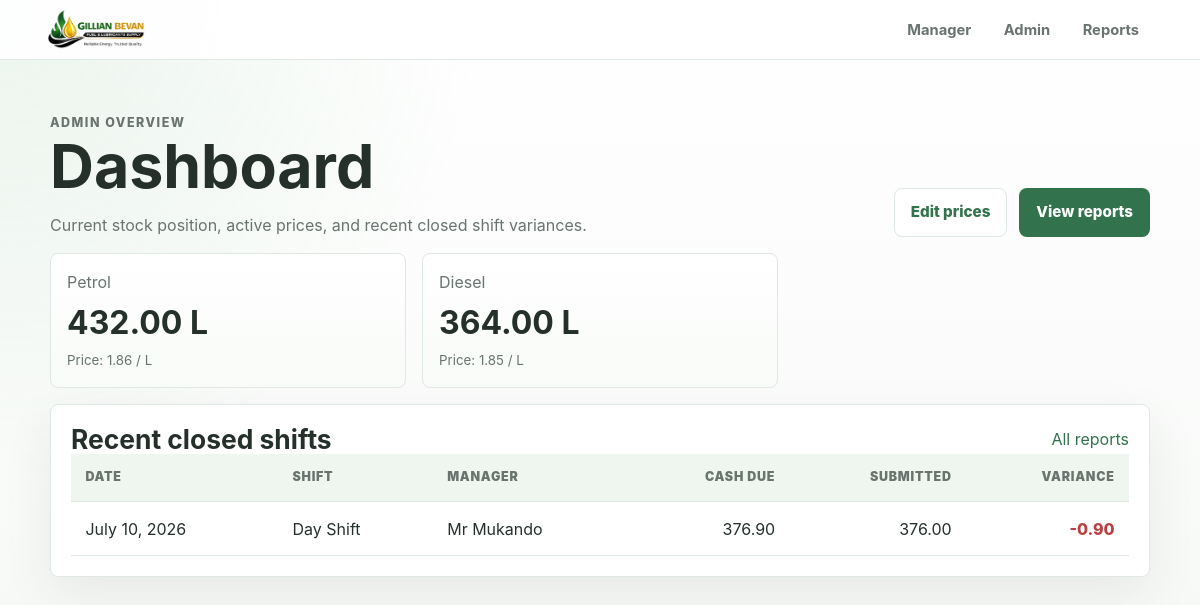
/admin-dashboard/ (signed in), run on the app's committed database.
### main/models.py (models this page shows, shortened)
class Product(models.Model):
    name = models.CharField(max_length=50, unique=True)  # 'Petrol', 'Diesel'
    unit = models.CharField(max_length=10, default="litres")
    @property
    def current_price(self):
        return (
            self.prices.filter(effective_from__lte=models.functions.Now())
            .order_by("-effective_from")
            .first()
        )

class FuelPrice(models.Model):
    product = models.ForeignKey(Product, on_delete=models.CASCADE, related_name="prices")
    price_per_litre = models.DecimalField(max_digits=10, decimal_places=2,
                                           validators=[MinValueValidator(0)])
    effective_from = models.DateTimeField(auto_now_add=True)
    set_by = models.ForeignKey(User, on_delete=models.SET_NULL, null=True)  # Admin user
    class Meta:
        ordering = ["-effective_from"]

class Shift(models.Model):
    SHIFT_TYPE_CHOICES = [
        ("day", "Day Shift"),
        ("night", "Night Shift"),
    ]
    STATUS_CHOICES = [
        ("open", "Open"),
        ("closed", "Closed"),
    ]
    shift_date = models.DateField()
    shift_type = models.CharField(max_length=10, choices=SHIFT_TYPE_CHOICES)
    manager = models.ForeignKey(Manager, on_delete=models.PROTECT, related_name="shifts")
    status = models.CharField(max_length=10, choices=STATUS_CHOICES, default="open")
    cash_submitted = models.DecimalField(max_digits=12, decimal_places=2,
                                          null=True, blank=True)
    opened_at = models.DateTimeField(auto_now_add=True)
    closed_at = models.DateTimeField(null=True, blank=True)
    class Meta:
        unique_together = ("shift_date", "shift_type")
        ordering = ["-shift_date", "shift_type"]
    @property
    def cash_due_total(self):
        return sum((r.cash_due for r in self.meter_readings.all()), start=0)
    @property
    def variance(self):
        if self.cash_submitted is None:
            return None
        return self.cash_submitted - self.cash_due_total

class Manager(models.Model):
    name = models.CharField(max_length=100, unique=True)
    active = models.BooleanField(default=True)
    created_at = models.DateTimeField(auto_now_add=True)
    class Meta:
        ordering = ["name"]
    def __str__(self):
        return self.name

class MeterReading(models.Model):
    shift = models.ForeignKey(Shift, on_delete=models.CASCADE, related_name="meter_readings")
    pump = models.ForeignKey(Pump, on_delete=models.PROTECT, related_name="readings")
    opening_reading = models.DecimalField(max_digits=12, decimal_places=2)
    closing_reading = models.DecimalField(max_digits=12, decimal_places=2)
    price_snapshot = models.DecimalField(max_digits=10, decimal_places=2)
    created_at = models.DateTimeField(auto_now_add=True)
    class Meta:
        unique_together = ("shift", "pump")
    @property
    def litres_sold(self):
        return self.closing_reading - self.opening_reading
    @property
    def cash_due(self):
        return self.litres_sold * self.price_snapshot

### main/views.py (the view)
# urls.py: path("admin-dashboard/", views.dashboard, name="dashboard"),
@login_required
def dashboard(request):
    stock_data = []
    for product in Product.objects.all():
        latest_snapshot = (
            TankSnapshot.objects
            .filter(product=product)
            .order_by("-shift__shift_date", "-shift__shift_type")
            .first()
        )
        current_price = product.current_price
        stock_data.append({
            "product": product,
            "tank_balance": latest_snapshot.closing_balance if latest_snapshot else None,
            "price": current_price.price_per_litre if current_price else None,
        })
    recent_shifts = (
        Shift.objects.filter(status="closed")
        .select_related("manager")
        .order_by("-shift_date", "-shift_type")[:14]
    )
    return render(request, "main/admin/dashboard.html", {
        "stock_data": stock_data,
        "recent_shifts": recent_shifts,
    })

### main/models.py (called while the page is built)
    @property
    def closing_balance(self):
        return self.opening_balance + self.fuel_received + self.fuel_returned - self.fuel_sold

### main/templates/main/admin/dashboard.html (shortened to what this page needs)
{% extends 'main/layout.html' %}
{% block content %}
<section class="screen-header">
    <div>
        <p class="section-kicker">Admin overview</p>
        <h1>Dashboard</h1>
        <p>Current stock position, active prices, and recent closed shift variances.</p>
    </div>
    <div class="header-actions">
        <a class="button button-secondary" href="{% url 'main:price_edit' %}">Edit prices</a>
        <a class="button button-primary" href="{% url 'main:reports' %}">View reports</a>
    </div>
</section>
<section class="metric-grid">
    {% for item in stock_data %}
        <article class="metric-card">
            <span>{{ item.product.name }}</span>
            <strong>
                {% if item.tank_balance is not None %}
                    {{ item.tank_balance|floatformat:2 }} L
                {% else %}
                    No snapshot
                {% endif %}
            </strong>
            <small>
                Price:
                {% if item.price is not None %}
                    {{ item.price|floatformat:2 }} / L
                {% else %}
                    Not set
                {% endif %}
            </small>
        </article>
    {% empty %}
        <p class="empty-state">No products are configured.</p>
    {% endfor %}
</section>
<section class="detail-panel">
    <div class="panel-heading-row">
        <h2>Recent closed shifts</h2>
        <a href="{% url 'main:reports' %}">All reports</a>
    </div>
    <div class="table-wrap">
        <table>
            <thead>
                <tr>
                    <th>Date</th>
                    <th>Shift</th>
                    <th>Manager</th>
                    <th class="number">Cash due</th>
                    <th class="number">Submitted</th>
                    <th class="number">Variance</th>
                </tr>
            </thead>
            <tbody>
                {% for shift in recent_shifts %}
                    <tr>
                        <td>{{ shift.shift_date }}</td>
                        <td>{{ shift.get_shift_type_display }}</td>
                        <td>{{ shift.manager }}</td>
                        <td class="number">{{ shift.cash_due_total|floatformat:2 }}</td>
                        <td class="number">{{ shift.cash_submitted|floatformat:2 }}</td>
                        <td class="number {% if shift.variance < 0 %}text-danger{% elif shift.variance > 0 %}text-success{% endif %}">
                            {{ shift.variance|floatformat:2 }}
                        </td>
                    </tr>
                {% empty %}
                    <tr>
                        <td colspan="6" class="empty-state">No closed shifts yet.</td>
                    </tr>
                {% endfor %}
            </tbody>
        </table>
    </div>
</section>
{% endblock %}

### main/templates/main/layout.html (shortened to what this page needs)
{% load static %}
<!DOCTYPE html>
<html lang="en">
<head>
    <link rel="stylesheet" href="{% static 'css/main.css' %}">
</head>
<body>
    <header class="site-header">
        <a class="brand" href="{% url 'main:index' %}" aria-label="Gillian Bevan Fuel Tracker home">
            <img class="brand-logo" src="{% static 'img/logo.png' %}" width="180" height="62" alt="Gillian Bevan Fuel &amp; Lubricants Supply">
        </a>
        <nav class="site-nav" aria-label="Primary navigation">
            <a href="{% url 'main:shift_start' %}">Manager</a>
            <a href="{% url 'main:dashboard' %}">Admin</a>
            <a href="{% url 'main:reports' %}">Reports</a>
        </nav>
    </header>
    <main class="page-shell">
        {% block content %}
        {% endblock %}
    </main>
</body>
</html>

### static/static_files/css/main.css (style rules this page uses)
:root { --color-bg: #f7f9f7; --color-surface: #ffffff; --color-surface-soft: #eef6ef; --color-text: #25302b; --color-muted: #69746f; --color-border: #dfe8e2; --color-green: #76b985; --color-green-dark: #32724c; --color-yellow: #fff2ad; --color-yellow-dark: #d6a936; --color-gray: #c8cacc; --color-danger: #b94040; --color-success: #2f7b50; --shadow-soft: 0 18px 50px rgba(37, 48, 43, 0.08); --radius: 8px; }
* { box-sizing: border-box; }
html { min-width: 320px; }
body { margin: 0; background: radial-gradient(circle at top left, rgba(118, 185, 133, 0.14), transparent 30rem), linear-gradient(180deg, #ffffff 0%, var(--color-bg) 100%); color: var(--color-text); font-family: -apple-system, BlinkMacSystemFont, "Segoe UI", Roboto, Oxygen, Ubuntu, Cantarell, "Open Sans", "Helvetica Neue", sans-serif; font-size: 16px; line-height: 1.5; }
a { color: var(--color-green-dark); text-decoration: none; }
.site-header { align-items: center; background: rgba(255, 255, 255, 0.92); border-bottom: 1px solid var(--color-border); display: flex; gap: 1.5rem; justify-content: space-between; padding: 0.55rem clamp(1rem, 4vw, 3rem); position: sticky; top: 0; z-index: 10; }
.brand { align-items: center; color: var(--color-text); display: inline-flex; gap: 0.8rem; min-width: 0; }
.brand-logo { display: block; height: 2.4rem; max-width: min(11rem, 52vw); object-fit: contain; width: auto; }
.site-nav { align-items: center; display: flex; flex-wrap: wrap; gap: 0.4rem; justify-content: flex-end; }
.site-nav a { border: 1px solid transparent; border-radius: var(--radius); color: var(--color-muted); font-size: 0.92rem; font-weight: 700; padding: 0.55rem 0.75rem; }
.page-shell { margin: 0 auto; max-width: 1180px; padding: clamp(1rem, 4vw, 2.5rem); }
.hero-panel, .narrow-panel, .detail-panel, .form-panel, .filter-bar { background: rgba(255, 255, 255, 0.95); border: 1px solid var(--color-border); border-radius: var(--radius); box-shadow: var(--shadow-soft); }
.section-kicker { color: var(--color-yellow-dark); font-size: 0.78rem; font-weight: 800; letter-spacing: 0.12em; margin: 0 0 0.65rem; text-transform: uppercase; }
h1, h2 { line-height: 1.1; margin: 0; }
h1 { font-size: clamp(2rem, 6vw, 3.8rem); }
h2 { font-size: clamp(1.25rem, 3vw, 1.65rem); }
.lead, .panel-heading p, .screen-header p { color: var(--color-muted); margin: 0.85rem 0 0; max-width: 46rem; }
.status-card, .quick-link, .metric-card, .summary-strip { background: linear-gradient(180deg, #ffffff, #f8fbf8); border: 1px solid var(--color-border); border-radius: var(--radius); }
.button { align-items: center; border: 1px solid transparent; border-radius: var(--radius); cursor: pointer; display: inline-flex; font: inherit; font-size: 0.95rem; font-weight: 800; justify-content: center; min-height: 2.8rem; padding: 0.75rem 1rem; }
.button-primary { background: var(--color-green-dark); color: #ffffff; }
.button-secondary { background: #ffffff; border-color: var(--color-border); color: var(--color-green-dark); }
.quick-grid, .metric-grid { display: grid; gap: 1rem; grid-template-columns: repeat(3, minmax(0, 1fr)); margin-top: 1rem; }
.quick-link, .metric-card { padding: 1rem; }
.quick-link span, .metric-card span, .metric-card small, .muted { color: var(--color-muted); }
.quick-link strong, .metric-card strong { display: block; margin-top: 0.3rem; }
.metric-card strong { font-size: clamp(1.35rem, 4vw, 2rem); }
.screen-header { align-items: end; display: flex; gap: 1rem; justify-content: space-between; margin-bottom: 1rem; }
.header-actions, .form-actions { display: flex; flex-wrap: wrap; gap: 0.75rem; }
.table-form, .detail-panel { margin-top: 1rem; }
.detail-panel { padding: 1.25rem; }
.table-wrap { overflow-x: auto; }
table { border-collapse: collapse; min-width: 760px; width: 100%; }
th, td { border-bottom: 1px solid var(--color-border); padding: 0.9rem; text-align: left; vertical-align: middle; }
th { background: var(--color-surface-soft); color: var(--color-muted); font-size: 0.78rem; font-weight: 900; letter-spacing: 0.06em; text-transform: uppercase; }
.number { text-align: right; }
.list-row, .panel-heading-row, .filter-bar { align-items: center; display: flex; gap: 1rem; justify-content: space-between; }
.text-danger { color: var(--color-danger); font-weight: 800; }

### data on the page
Product: product.name "Petrol", tank_balance "432.00", price "1.86"
Product: product.name "Diesel", tank_balance "364.00", price "1.85"
Shift: shift_date "July 10, 2026", shift_type "Day Shift", manager "Mr Mukando", cash_due_total "376.90", cash_submitted "376.00", variance "-0.90"
